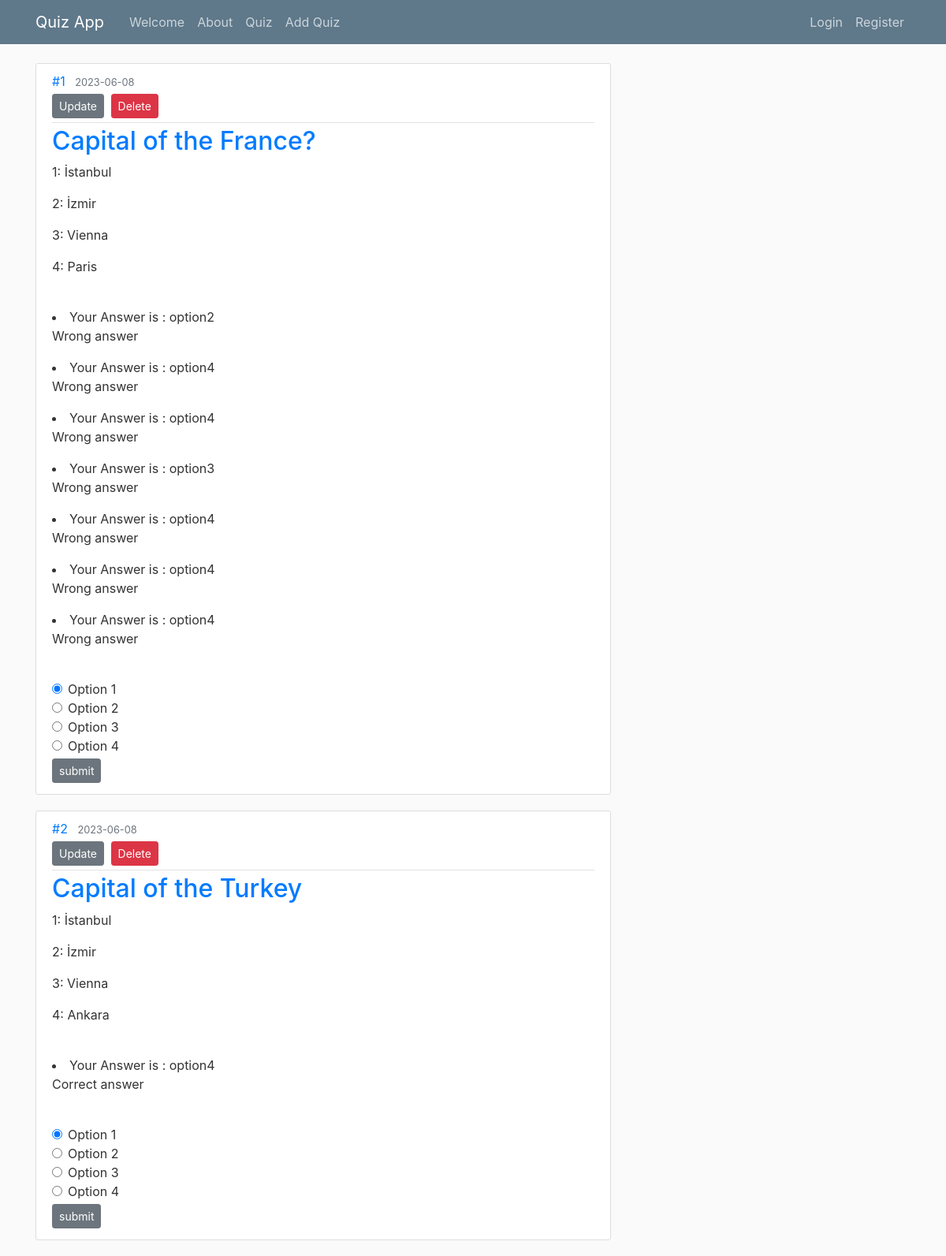
The page /quiz on the database its author committed.
### app.py (models this page shows, shortened)
class Post(db.Model):
    id = db.Column(db.Integer, primary_key=True)
    title = db.Column(db.String(100), nullable=False)
    date_posted = db.Column(db.DateTime, nullable=False, default=datetime.utcnow)
    content = db.Column(db.Text, nullable=False)
    option1 = db.Column(db.String(300), nullable=False)
    option2 = db.Column(db.String(300), nullable=False)
    option3 = db.Column(db.String(300), nullable=False)
    option4 = db.Column(db.String(300), nullable=False)
    optionCorrect = db.Column(db.String(300), nullable=False)
    choiceAn = db.relationship('ChoiceAn', passive_deletes=True)

class ChoiceAn(db.Model):
    id = db.Column(db.Integer, primary_key=True)
    answer = db.Column(db.String(20), nullable=False )
    post_id = db.Column(db.Integer, db.ForeignKey('post.id'), nullable=False)

### app.py (the view)
@app.route('/quiz')
def quiz():
    quizzes = Post.query.all()
    return render_template('quizz.html', quizzes=quizzes, title='Quiz')

### templates/quizz.html (shortened to what this page needs)
{% extends "layout.html" %}
{% block content %}
    {% for quizzes in quizzes %}
<quiz class="media quiz_content-section">
  <div class="media-body">
    <div class="quiz-metadata">
      <a class="mr-2" href="#">{{ quizzes.title }}</a>
      <small class="text-muted">{{ quizzes.date_posted.strftime('%Y-%m-%d') }}</small>
      <div>
          <a class="btn btn-secondary btn-sm mt-1 mb-1" href="{{ url_for('update_quiz', post_id=quizzes.id) }}">Update</a>
          <button type="button" class="btn btn-danger btn-sm m-1" data-toggle="modal" data-target="#deleteModal">Delete</button>
      </div>
    </div>
    <h2><a class="quizzes.title" href="#">{{ quizzes.content }}</a></h2>
      <p class="quiz_content">1: {{ quizzes.option1 }}</p>
      <p class="quiz_content">2: {{ quizzes.option2 }}</p>
      <p class="quiz_content">3: {{ quizzes.option3 }}</p>
      <p class="quiz_content">4: {{ quizzes.option4 }}</p>
<br/>
      {% for i in quizzes.choiceAn %}
    <li>Your Answer is : {{ i.answer }}
    {% if i.answer == quizzes.optionCorrect %}
        <p>Correct answer</p>
    {% else %}
        <p>Wrong answer</p>
    {% endif %}
    </li>
{% endfor %}
<br/>
<div class="answer_content-section">
<form method="POST" action="{{ url_for('choice',post_id=quizzes.id)}}">
        <div class="form-check">
            <input class="form-check-input" type="radio" name="exampleRadios" id="exampleRadios1" value="option1" checked>
            <label class="form-check-label" for="exampleRadios1">Option 1</label>
        </div>
        <div class="form-check">
            <input class="form-check-input" type="radio" name="exampleRadios" id="exampleRadios2" value="option2">
            <label class="form-check-label" for="exampleRadios2">Option 2</label>
        </div>
        <div class="form-check">
            <input class="form-check-input" type="radio" name="exampleRadios" id="exampleRadios3" value="option3">
            <label class="form-check-label" for="exampleRadios3">Option 3</label>
        </div>
        <div class="form-check">
            <input class="form-check-input" type="radio" name="exampleRadios" id="exampleRadios4" value="option4">
            <label class="form-check-label" for="exampleRadios4">Option 4</label>
        </div>
        <div>
            <button  type="submit" class="btn btn-secondary btn-sm mt-1 mb-1" >submit</button>
        </div>
    </form>
</div>
  </div>
</quiz>
    {% endfor %}
{% endblock content %}

### templates/layout.html (shortened to what this page needs)
<!DOCTYPE html>
<html>
<head>
    <link rel="stylesheet" href="https://maxcdn.bootstrapcdn.com/bootstrap/4.0.0/css/bootstrap.min.css">
    <link rel="stylesheet" type="text/css" href="{{ url_for('static', filename='main.css') }}">
</head>
<body>
    <header class="site-header">
      <nav class="navbar navbar-expand-md navbar-dark bg-steel fixed-top">
        <div class="container">
          <a class="navbar-brand mr-4" href="/">Quiz App</a>
          <div class="collapse navbar-collapse" id="navbarToggle">
            <div class="navbar-nav mr-auto">
              <a class="nav-item nav-link" href="/">Welcome</a>
              <a class="nav-item nav-link" href="/about">About</a>
              <a class="nav-item nav-link" href="/quiz">Quiz</a>
                <a class="nav-item nav-link" href="/qu">Add Quiz</a>
            </div>
            <div class="navbar-nav">
              <a class="nav-item nav-link" href="/login">Login</a>
              <a class="nav-item nav-link" href="/register">Register</a>
            </div>
          </div>
        </div>
      </nav>
    </header>
    <div class = "container">
        <div class="row">
        <div class="col-md-8">
          {% block content %}{% endblock %}
    </div>
</body>
</html>

### static/main.css (style rules this page uses)
body { background: #fafafa; color: #333333; margin-top: 5rem; }
h1, h2, h3, h4, h5, h6 { color: #444444; }
.bg-steel { background-color: #5f788a; }
.site-header .navbar-nav .nav-link { color: #cbd5db; }
.quiz_content-section { background: #ffffff; padding: 10px 20px; border: 1px solid #dddddd; border-radius: 3px; margin-bottom: 20px; }
.quiz-metadata { padding-bottom: 1px; margin-bottom: 4px; border-bottom: 1px solid #e3e3e3 }

### rows shown on the page
Post: title "#1", date_posted "2023-06-08", content "Capital of the France?", option1 "İstanbul", option2 "İzmir", option3 "Vienna", option4 "Paris"
ChoiceAn: answer "option2", shows "Wrong answer"
ChoiceAn: answer "option4", shows "Wrong answer"
ChoiceAn: answer "option4", shows "Wrong answer"
ChoiceAn: answer "option3", shows "Wrong answer"
ChoiceAn: answer "option4", shows "Wrong answer"
ChoiceAn: answer "option4", shows "Wrong answer"
ChoiceAn: answer "option4", shows "Wrong answer"
Post: title "#2", date_posted "2023-06-08", content "Capital of the Turkey", option1 "İstanbul", option2 "İzmir", option3 "Vienna", option4 "Ankara"
ChoiceAn: answer "option4", shows "Correct answer"
